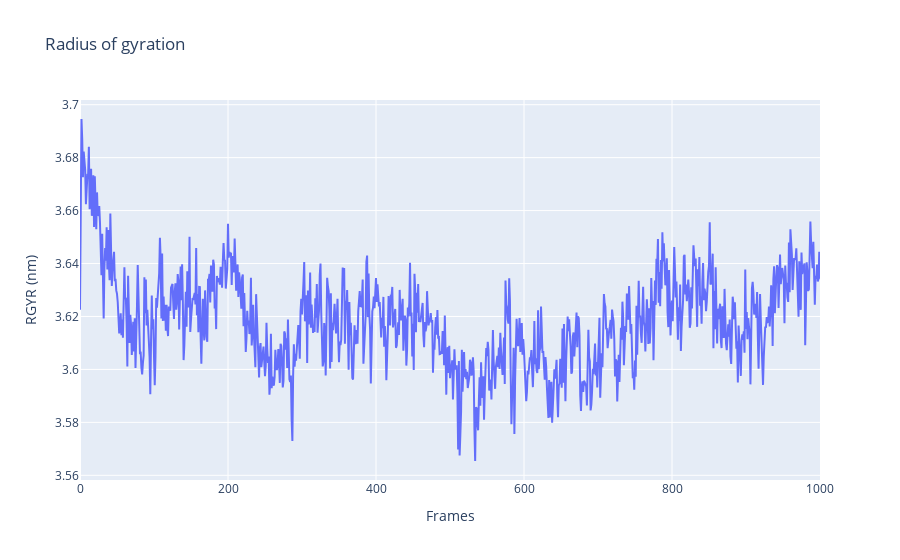

Notebook code cell kept with this figure:
### Markdown cell above
#### Display the results

### Code cell
# Set the plot
frames = list(range(len(rgyr_values)))
fig = go.Figure({
    "data": [ go.Scatter(x = frames, y = rgyr_values) ],
    "layout": go.Layout(
        title = 'Radius of gyration',
        xaxis = {'title': 'Frames '},
        yaxis = {'title': 'RGYR (nm)'}
    )
})
fig.show()

### Figure 1 — Plotly figure (JSON) as saved in the notebook; plotly's stock layout.template omitted (floating-point values rounded to 4 significant figures; data arrays with more than 128 entries replaced by an {"elided": "..."} marker saying what was removed)
{"data": [{"type": "scatter", "x": {"elided": "1001 int values"}, "y": {"elided": "1001 float values"}}], "layout": {"title": {"text": "Radius of gyration"}, "xaxis": {"title": {"text": "Frames "}}, "yaxis": {"title": {"text": "RGYR (nm)"}}}}
